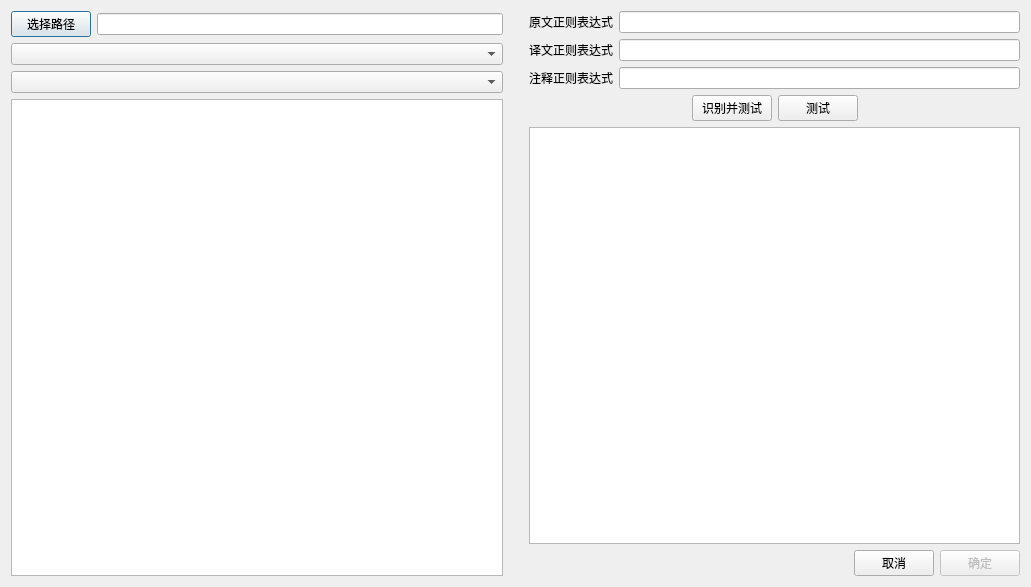
<?xml version="1.0" encoding="UTF-8"?>
<ui version="4.0">
 <class>DoubleLineInputSourceDialog</class>
 <widget class="QDialog" name="DoubleLineInputSourceDialog">
  <property name="geometry">
   <rect>
    <x>0</x>
    <y>0</y>
    <width>1031</width>
    <height>587</height>
   </rect>
  </property>
  <property name="windowTitle">
   <string>Dialog</string>
  </property>
  <layout class="QHBoxLayout" name="horizontalLayout_7">
   <item>
    <layout class="QVBoxLayout" name="verticalLayout">
     <item>
      <layout class="QHBoxLayout" name="horizontalLayout">
       <item>
        <widget class="QPushButton" name="inputSelectButton">
         <property name="text">
          <string>选择路径</string>
         </property>
        </widget>
       </item>
       <item>
        <widget class="QLineEdit" name="inputDirEdit"/>
       </item>
      </layout>
     </item>
     <item>
      <widget class="QComboBox" name="previewEncodingComboBox"/>
     </item>
     <item>
      <widget class="QComboBox" name="previewFileComboBox"/>
     </item>
     <item>
      <widget class="QTextEdit" name="previewEdit">
       <property name="readOnly">
        <bool>true</bool>
       </property>
      </widget>
     </item>
    </layout>
   </item>
   <item>
    <spacer name="horizontalSpacer_3">
     <property name="orientation">
      <enum>Qt::Orientation::Horizontal</enum>
     </property>
     <property name="sizeType">
      <enum>QSizePolicy::Policy::Fixed</enum>
     </property>
     <property name="sizeHint" stdset="0">
      <size>
       <width>20</width>
       <height>20</height>
      </size>
     </property>
    </spacer>
   </item>
   <item>
    <layout class="QVBoxLayout" name="verticalLayout_3">
     <item>
      <layout class="QVBoxLayout" name="verticalLayout_2">
       <item>
        <layout class="QHBoxLayout" name="horizontalLayout_2">
         <item>
          <widget class="QLabel" name="label">
           <property name="text">
            <string>原文正则表达式</string>
           </property>
          </widget>
         </item>
         <item>
          <widget class="QLineEdit" name="originalRegexEdit"/>
         </item>
        </layout>
       </item>
       <item>
        <layout class="QHBoxLayout" name="horizontalLayout_3">
         <item>
          <widget class="QLabel" name="label_2">
           <property name="text">
            <string>译文正则表达式</string>
           </property>
          </widget>
         </item>
         <item>
          <widget class="QLineEdit" name="translationRegexEdit"/>
         </item>
        </layout>
       </item>
       <item>
        <layout class="QHBoxLayout" name="horizontalLayout_4">
         <item>
          <widget class="QLabel" name="label_3">
           <property name="text">
            <string>注释正则表达式</string>
           </property>
          </widget>
         </item>
         <item>
          <widget class="QLineEdit" name="commentRegexEdit"/>
         </item>
        </layout>
       </item>
      </layout>
     </item>
     <item>
      <layout class="QHBoxLayout" name="horizontalLayout_5">
       <item>
        <spacer name="horizontalSpacer">
         <property name="orientation">
          <enum>Qt::Orientation::Horizontal</enum>
         </property>
         <property name="sizeHint" stdset="0">
          <size>
           <width>40</width>
           <height>20</height>
          </size>
         </property>
        </spacer>
       </item>
       <item>
        <widget class="QPushButton" name="detectFormatButton">
         <property name="text">
          <string>识别并测试</string>
         </property>
        </widget>
       </item>
       <item>
        <widget class="QPushButton" name="testStreamButton">
         <property name="text">
          <string>测试</string>
         </property>
        </widget>
       </item>
       <item>
        <spacer name="horizontalSpacer_2">
         <property name="orientation">
          <enum>Qt::Orientation::Horizontal</enum>
         </property>
         <property name="sizeHint" stdset="0">
          <size>
           <width>40</width>
           <height>20</height>
          </size>
         </property>
        </spacer>
       </item>
      </layout>
     </item>
     <item>
      <widget class="QTextEdit" name="streamOutputEdit">
       <property name="readOnly">
        <bool>true</bool>
       </property>
      </widget>
     </item>
     <item>
      <layout class="QHBoxLayout" name="horizontalLayout_6">
       <item>
        <spacer name="horizontalSpacer_4">
         <property name="orientation">
          <enum>Qt::Orientation::Horizontal</enum>
         </property>
         <property name="sizeHint" stdset="0">
          <size>
           <width>40</width>
           <height>20</height>
          </size>
         </property>
        </spacer>
       </item>
       <item>
        <widget class="QPushButton" name="cancelButton">
         <property name="text">
          <string>取消</string>
         </property>
        </widget>
       </item>
       <item>
        <widget class="QPushButton" name="confirmButton">
         <property name="enabled">
          <bool>false</bool>
         </property>
         <property name="text">
          <string>确定</string>
         </property>
        </widget>
       </item>
      </layout>
     </item>
    </layout>
   </item>
  </layout>
 </widget>
 <resources/>
 <connections/>
</ui>
